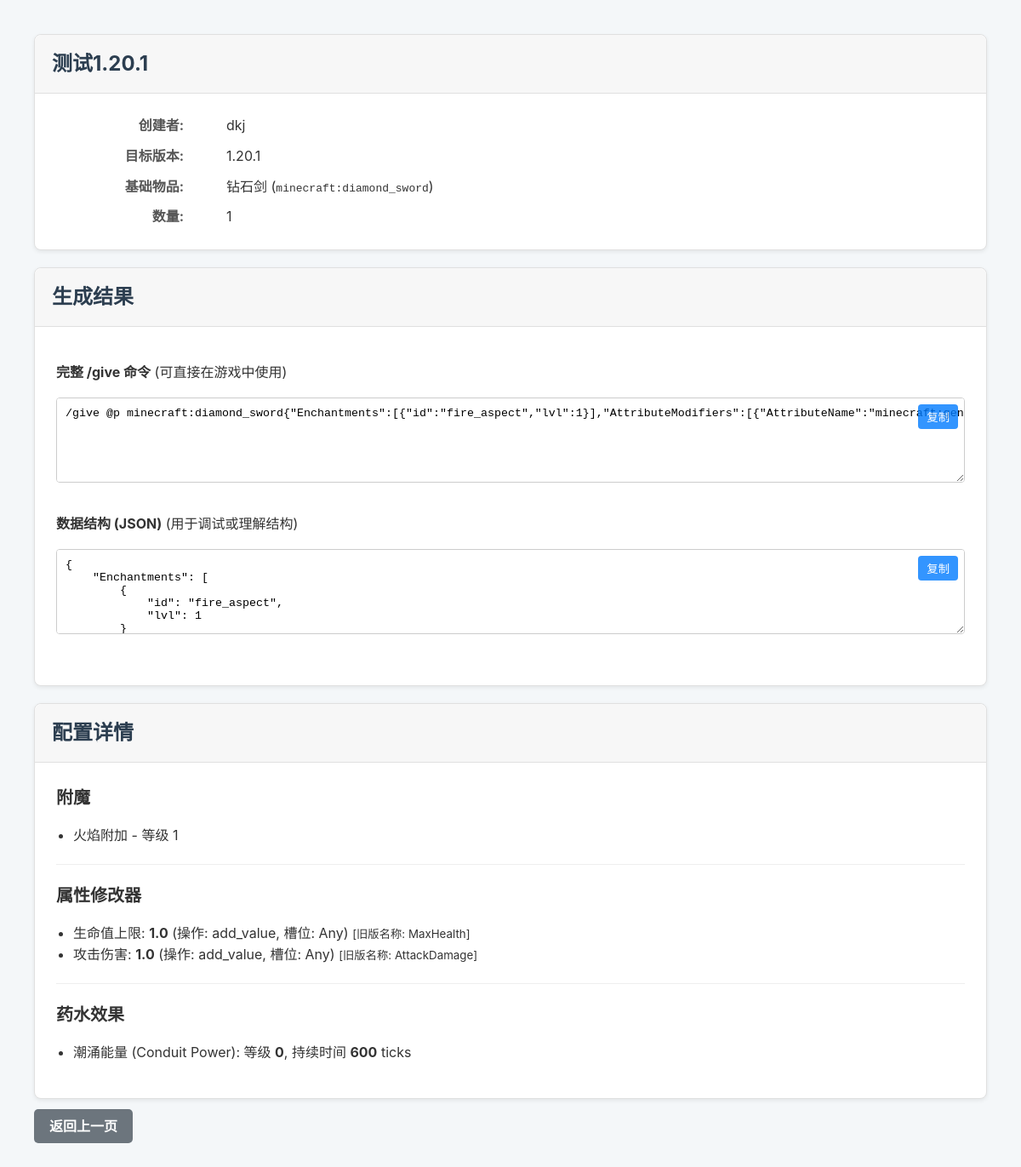
The page /MC_command/5/ (signed in) on the database its author committed.
### MC_command/models.py (models this page shows, shortened)
class GeneratedCommand(models.Model):
    user = models.ForeignKey(User, on_delete=models.CASCADE, related_name="commands")
    title = models.CharField(max_length=100, help_text="为这个命令配置起一个名字，方便查找")
    target_version = models.ForeignKey(MinecraftVersion, on_delete=models.PROTECT, help_text="命令生成的目标 Minecraft 版本")
    base_item = models.ForeignKey(BaseItem, on_delete=models.PROTECT, help_text="该命令的基础物品")
    custom_name = models.CharField(max_length=255, blank=True, null=True, help_text="物品在游戏中的自定义名称 (支持JSON文本)")
    lore = models.TextField(blank=True, null=True, help_text="物品的描述文字 (支持JSON文本), 每行用 \\n 分隔")
    count = models.PositiveIntegerField(default=1)
    created_at = models.DateTimeField(auto_now_add=True)
    updated_at = models.DateTimeField(auto_now=True)
    class Meta:
        verbose_name = "物品配置"
        verbose_name_plural = "<完整物品配置>"

class MinecraftVersion(models.Model):
    version_number = models.CharField(max_length=20, unique=True, help_text="例如 '1.20.1' 或 '1.21.4'")
    ordering_id = models.PositiveIntegerField(unique=True, help_text="用于排序和比较的版本整数ID, 例如 12001 代表 1.20.1")
    class Meta:
        ordering = ['ordering_id']
        verbose_name = "版本"
        verbose_name_plural = "[版本]"

class VersionedItem(models.Model):
    min_version = models.ForeignKey(
        MinecraftVersion, on_delete=models.PROTECT, related_name='+',
        blank=True, null=True, help_text="该项目有效的最低版本 (留空表示无限制)"
    )
    max_version = models.ForeignKey(
        MinecraftVersion, on_delete=models.PROTECT, related_name='+',
        blank=True, null=True, help_text="该项目有效的最高版本 (留空表示无限制)"
    )
    class Meta:
        abstract = True

class BaseItem(VersionedItem):
    item_id = models.CharField(max_length=100, help_text="Minecraft 的物品ID, 例如 'minecraft:diamond_sword'")
    name = models.CharField(max_length=100, help_text="人类可读的名称, 例如 'Diamond Sword'")
    item_type = models.CharField(
        max_length=50, help_text="物品类型, 例如 'all','spawn_egg','potion','written_book'等",
        choices=[
            ('all', '普通物品'),
            ('spawn_egg', '生成蛋'),
            ('potion', '药水(箭/食物)'),
            ('written_book', '成书'),
            ('firework', '烟花火箭'),
        ],default='all'
    )
    class Meta:
        verbose_name = "基础物品"
        verbose_name_plural = "基础物品"
        ordering = ['name']

class AppliedEnchantment(models.Model):
    command = models.ForeignKey(GeneratedCommand, on_delete=models.CASCADE, related_name="enchantments")
    enchantment = models.ForeignKey(Enchantment, on_delete=models.CASCADE)
    level = models.PositiveIntegerField(default=1)
    class Meta:
        unique_together = ('command', 'enchantment')

class Enchantment(VersionedItem):
    enchant_id = models.CharField(max_length=100, help_text="附魔ID, 例如 'minecraft:sharpness'")
    name = models.CharField(max_length=100, help_text="人类可读的名称, 例如 'Sharpness'")
    max_level = models.PositiveIntegerField(default=127, help_text="附魔的最大等级, 例如 Sharpness 的最大等级是 127")
    enchant_type = models.CharField(
        max_length=50,help_text="附魔类型, 例如 'weapon', 'armor', 'fishing_rod', 'trident' 等",
        choices=[
            ('weapon', '武器'),
            ('armor', '盔甲'),
            ('fishing_rod', '钓鱼竿'),
            ('trident', '三叉戟'),
            ('bow', '弓'),
            ('crossbow', '弩'),
            ('all', '杂项'),
            ('helmet', '头盔'),
            ('boots', '靴子'),
        ],
        default='all'
    )
    class Meta:
        verbose_name = "附魔效果"
        verbose_name_plural = "附魔效果"
        ordering = ['name']

class AppliedAttribute(models.Model):
    command = models.ForeignKey(GeneratedCommand, on_delete=models.CASCADE, related_name="attributes")
    attribute = models.ForeignKey(AttributeType, on_delete=models.CASCADE)
    amount = models.FloatField()
    operation = models.IntegerField(choices=[(0, "add_value"), (1, "add_multiplied_base"), (2, "add_multiplied_total")], default=0)
    slot = models.CharField(max_length=20, choices=[("any", "Any"), ("mainhand", "Main Hand"), ("offhand", "Off Hand"), ("head", "Head"), ("chest", "Chest"), ("legs", "Legs"), ("feet", "Feet")], default="any")
    uuid = models.UUIDField(default=uuid.uuid4, editable=False, help_text="修饰符的唯一ID，自动生成。")
    modifier_name = models.CharField(
        max_length=100,
        blank=True,  # 允许该字段在表单中为空
        null=True,   # 允许数据库中该字段为 NULL
        help_text="[重要] 仅用于 1.20.4 及更早版本。1.20.5+ 版本已废弃此字段。"
    )

class AttributeType(VersionedItem):
    attribute_id = models.CharField(max_length=100, help_text="属性ID, 例如 'generic.attack_damage'")
    name = models.CharField(max_length=100, help_text="人类可读的名称, 例如 'Generic Attack Damage'")
    class Meta:
        verbose_name = "属性效果"
        verbose_name_plural = "属性效果"
        ordering = ['name']

class AppliedPotionEffect(models.Model):
    command = models.ForeignKey(GeneratedCommand, on_delete=models.CASCADE, related_name="potion_effects", verbose_name="所属命令")
    effect = models.ForeignKey(PotionEffectType, on_delete=models.CASCADE, verbose_name="药水效果")
    amplifier = models.PositiveIntegerField(default=0, help_text="效果等级, 从0开始 (0=I, 1=II)")
    duration = models.PositiveIntegerField(default=600, help_text="持续时间 (单位: ticks, 20 ticks = 1s)")
    is_ambient = models.BooleanField(default=False, help_text="设为True时粒子效果会有信标?")
    show_particles = models.BooleanField(default=True, help_text="是否显示粒子效果")
    show_icon = models.BooleanField(default=True, help_text="是否在HUD中显示效果图标")
    class Meta:
        verbose_name = "应用的药水效果"
        verbose_name_plural = "应用的药水效果"

class PotionEffectType(VersionedItem):
    effect_id = models.CharField(max_length=100, unique=True, verbose_name="效果ID")
    name = models.CharField(max_length=100, verbose_name="效果名称")
    min_version = models.ForeignKey(MinecraftVersion, on_delete=models.SET_NULL, null=True, blank=True, related_name='+', verbose_name="最低兼容版本")
    max_version = models.ForeignKey(MinecraftVersion, on_delete=models.SET_NULL, null=True, blank=True, related_name='+', verbose_name="最高兼容版本")
    class Meta:
        verbose_name = "药水效果"
        verbose_name_plural = "药水效果"
        ordering = ['name']

### MC_command/views.py (the view)
# urls.py: path("<int:command_id>/", views.detail, name="detail"),
@login_required
def detail(request, command_id):
    command_obj = get_object_or_404(GeneratedCommand, pk=command_id, user=request.user)
    command_context = _generate_command_context(command_obj)
    context = {
        'command': command_obj,
        'give_command_string': command_context['give_command'],
        'data_structure_json': command_context['data_json'],
    }
    return render(request, 'MC_command/detail.html', context)

### MC_command/components.py (called while the page is built)
def _uuid_to_int_array(uuid_obj):
    int_val = uuid_obj.int
    part1 = (int_val >> 96) & 0xFFFFFFFF
    part2 = (int_val >> 64) & 0xFFFFFFFF
    part3 = (int_val >> 32) & 0xFFFFFFFF
    part4 = int_val & 0xFFFFFFFF
    def to_signed(n):
        return n if n < 2**31 else n - 2**32
    return f"[I;{to_signed(part1)},{to_signed(part2)},{to_signed(part3)},{to_signed(part4)}]"

def generate_nbt_enchantments(related_manager):
    enchantments = [{'id': ench.enchantment.enchant_id, 'lvl': ench.level} for ench in related_manager.all()]
    return {'Enchantments': enchantments}

def generate_nbt_attributes(related_manager):
    modifier_list = []
    for attr in related_manager.all():
        modifier_list.append({
            "AttributeName": attr.attribute.attribute_id, "Name": attr.modifier_name,
            "Amount": attr.amount, "Operation": attr.operation, "Slot": attr.slot,
            "UUID": _uuid_to_int_array(attr.uuid)
        })
    return {'AttributeModifiers': modifier_list}

def generate_nbt_potion_effects(related_manager):
    effects_list = []
    for effect in related_manager.all():
        effects_list.append({
            'Id': effect.effect.effect_id, 'Amplifier': effect.amplifier, 'Duration': effect.duration,
            'Ambient': 1 if effect.is_ambient else 0, 'ShowParticles': 1 if effect.show_particles else 0,
            'ShowIcon': 1 if effect.show_icon else 0
        })
    return {'CustomPotionEffects': effects_list}

### MC_command/views.py (called while the page is built)
def _generate_command_context(command: GeneratedCommand) -> dict:
    target_version_id = command.target_version.ordering_id
    base_item_id = command.base_item.item_id
    if target_version_id >= 12005: # Minecraft 1.20.5+
        data_structure = _build_component_structure(command)
        data_string = ",".join([f"{key}={value}" for key, value in data_structure.items()])
        give_command = f"/give @p {base_item_id}[{data_string}] {command.count}"
    else: # Older versions
        data_structure = _build_nbt_tag_structure(command)
        data_string = json.dumps(data_structure, separators=(',', ':')) if data_structure else ''
        give_command = f"/give @p {base_item_id}{data_string} {command.count}"
    return {
        'give_command': give_command,
        'data_json': json.dumps(data_structure, indent=4, ensure_ascii=False),
    }

### MC_command/templates/MC_command/detail.html (shortened to what this page needs)
{% extends 'MC_command/base.html' %}
{% block content %}
    <div class="card">
        <div class="card-header">
            <h1>{{ command.title }}</h1>
        </div>
        <div class="card-body">
            <div class="details-grid">
                <dt>创建者:</dt> <dd>{{ command.user.username }}</dd>
                <dt>目标版本:</dt> <dd>{{ command.target_version.version_number }}</dd>
                <dt>基础物品:</dt> <dd>{{ command.base_item.name }} (<code>{{ command.base_item.item_id }}</code>)</dd>
                <dt>数量:</dt> <dd>{{ command.count }}</dd>
            </div>
        </div>
    </div>
    <div class="card">
        <div class="card-header">
            <h2>生成结果</h2>
        </div>
        <div class="card-body">
            <p><strong>完整 /give 命令</strong> (可直接在游戏中使用)</p>
            <div class="textarea-container">
                <textarea id="give-command" readonly>{{ give_command_string }}</textarea>
                <button class="copy-btn" onclick="copyToClipboard('give-command')">复制</button>
            </div>
            <p><strong>数据结构 (JSON)</strong> (用于调试或理解结构)</p>
            <div class="textarea-container">
                <textarea id="data-json" readonly>{{ data_structure_json }}</textarea>
                <button class="copy-btn" onclick="copyToClipboard('data-json')">复制</button>
            </div>
        </div>
    </div>
    <div class="card">
        <div class="card-header">
            <h2>配置详情</h2>
        </div>
        <div class="card-body">
            {% if command.enchantments.all %}
                <h3>附魔</h3>
                <ul>
                {% for applied_enchantment in command.enchantments.all %}
                    <li>{{ applied_enchantment.enchantment.name }} - 等级 {{ applied_enchantment.level }}</li>
                {% endfor %}
                </ul>
                <hr>
            {% endif %}
            {% if command.attributes.all %}
                <h3>属性修改器</h3>
                <ul>
                {% for attr in command.attributes.all %}
                    <li>
                        {{ attr.attribute.name }}: <strong>{{ attr.amount }}</strong>
                        (操作: {{ attr.get_operation_display }}, 槽位: {{ attr.get_slot_display }})
                        {% if attr.modifier_name %}<small> [旧版名称: {{ attr.modifier_name }}]</small>{% endif %}
                    </li>
                {% endfor %}
                </ul>
            {% endif %}
            {% if command.potion_effects.all %}
                <hr>
                <h3>药水效果</h3>
                <ul>
                {% for p_effect in command.potion_effects.all %}
                    <li>
                        {{ p_effect.effect.name }}: 等级 <strong>{{ p_effect.amplifier }}</strong>, 持续时间 <strong>{{ p_effect.duration }}</strong> ticks
                    </li>
                {% endfor %}
                </ul>
            {% endif %}
        </div>
    </div>
    <a href="{% url 'MC_command:index' %}" class="btn btn-secondary">返回上一页</a>
{% endblock %}

### MC_command/static/MC_command/style.css (style rules this page uses)
body { font-family: -apple-system, BlinkMacSystemFont, "Segoe UI", Roboto, "Helvetica Neue", Arial, sans-serif; background-color: #f4f7f9; color: #333; margin: 0; padding: 20px; line-height: 1.6; }
.btn { text-decoration: none; background-color: #007bff; color: white; padding: 10px 18px; border-radius: 5px; font-weight: bold; transition: background-color 0.2s; border: none; cursor: pointer; }
.btn-secondary { background-color: #6c757d; }
.card-body { padding: 20px; flex-grow: 1; }
.card-body h3 { margin-top: 0; margin-bottom: 15px; font-size: 1.25em; }
.card { background-color: #fff; border: 1px solid #e0e0e0; border-radius: 8px; box-shadow: 0 2px 5px rgba(0, 0, 0, 0.07); margin-bottom: 20px; }
.card-header { background-color: #f7f7f7; padding: 15px 20px; border-bottom: 1px solid #e0e0e0; border-radius: 8px 8px 0 0; }
.card-header h1, .card-header h2 { margin: 0; font-size: 1.5em; color: #2c3e50; }
.card-body { padding: 25px; }
.textarea-container { position: relative; margin-bottom: 15px; min-height: 120px; }
textarea { width: 100%; box-sizing: border-box; padding: 10px; border: 1px solid #ccc; border-radius: 4px; font-family: Consolas, Monaco, 'Andale Mono', 'Ubuntu Mono', monospace; min-height: 100px; white-space: pre; word-wrap: normal; overflow-x: auto; resize: vertical; }
.copy-btn { position: absolute; top: 8px; right: 8px; background-color: #007bff; color: white; border: none; border-radius: 4px; padding: 5px 10px; cursor: pointer; opacity: 0.8; }
.details-grid { display: grid; grid-template-columns: 150px 1fr; gap: 10px; align-items: center; }
.details-grid dt { font-weight: bold; text-align: right; color: #555; }
ul { list-style-type: disc; padding-left: 20px; }
hr { border: 0; border-top: 1px solid #eee; margin: 20px 0; }

### rows shown on the page
GeneratedCommand: title "测试1.20.1", user.username "dkj", target_version.version_number "1.20.1", base_item.name "钻石剑", base_item.item_id "minecraft:diamond_sword", count "1"
AppliedEnchantment: enchantment.name "火焰附加", level "1"
AppliedAttribute: attribute.name "生命值上限", amount "1.0", operation "add_value", slot "Any", modifier_name "MaxHealth"
AppliedAttribute: attribute.name "攻击伤害", amount "1.0", operation "add_value", slot "Any", modifier_name "AttackDamage"
AppliedPotionEffect: effect.name "潮涌能量 (Conduit Power)", amplifier "0", duration "600"
